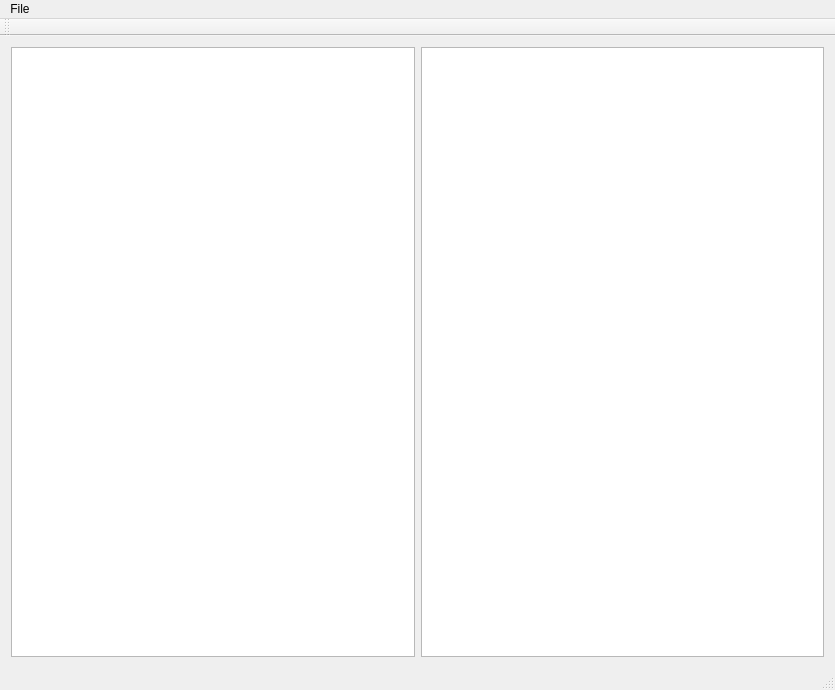
<?xml version="1.0" encoding="UTF-8"?>
<ui version="4.0">
 <class>MainWindow</class>
 <widget class="QMainWindow" name="MainWindow">
  <property name="geometry">
   <rect>
    <x>0</x>
    <y>0</y>
    <width>835</width>
    <height>690</height>
   </rect>
  </property>
  <property name="windowTitle">
   <string>MainWindow</string>
  </property>
  <widget class="QWidget" name="centralWidget">
   <layout class="QHBoxLayout" name="horizontalLayout">
    <item>
     <widget class="QTreeView" name="baseLib"/>
    </item>
    <item>
     <widget class="QTreeView" name="diffLib"/>
    </item>
   </layout>
  </widget>
  <widget class="QMenuBar" name="menuBar">
   <property name="geometry">
    <rect>
     <x>0</x>
     <y>0</y>
     <width>835</width>
     <height>25</height>
    </rect>
   </property>
   <widget class="QMenu" name="menuFile">
    <property name="title">
     <string>File</string>
    </property>
    <addaction name="actionPreferences"/>
    <addaction name="separator"/>
    <addaction name="actionExit"/>
   </widget>
   <addaction name="menuFile"/>
  </widget>
  <widget class="QToolBar" name="mainToolBar">
   <attribute name="toolBarArea">
    <enum>TopToolBarArea</enum>
   </attribute>
   <attribute name="toolBarBreak">
    <bool>false</bool>
   </attribute>
  </widget>
  <widget class="QStatusBar" name="statusBar"/>
  <action name="actionPreferences">
   <property name="text">
    <string>Preferences</string>
   </property>
   <property name="shortcut">
    <string>Ctrl+P</string>
   </property>
  </action>
  <action name="actionExit">
   <property name="text">
    <string>Exit</string>
   </property>
   <property name="shortcut">
    <string>Ctrl+Q</string>
   </property>
  </action>
 </widget>
 <layoutdefault spacing="6" margin="11"/>
 <resources/>
 <connections/>
</ui>
